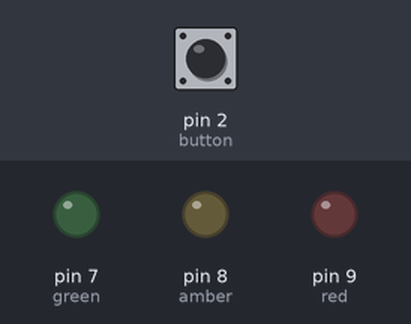
Bench run of a sketch on a simulated Arduino Uno, built with avr-gcc and run on an emulated ATmega328P. On the bench: output pins drawn as LEDs (lit = HIGH). The inputs (shaded band) are chosen by the test bench; at power-on: pin 2 (button) LOW.

Above: at 1.2 s.
1.3 s: pin 2 (button) pulled HIGH for 0.15 s
At 2.6 s:
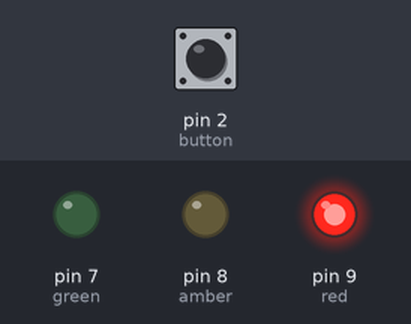
At 7.6 s:
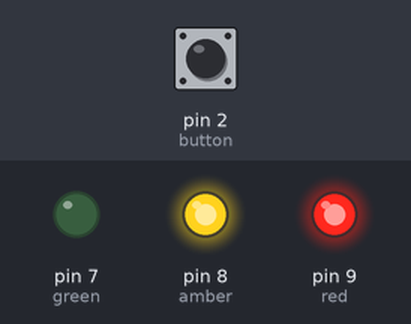
Timing chart, 0 to 14.8 s (numbered marks = the images above; inputs shaded):
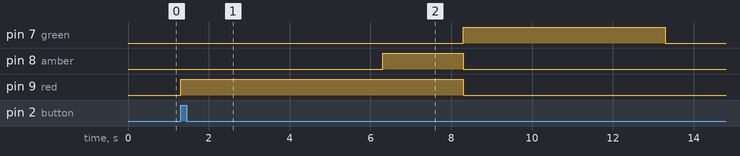

The sketch:

Arduino_Lights.ino
```cpp
int  red = 9;
int amber = 8;
int green = 7;
int button = 2;
int buttonValue = 0;


void setup() {
  // put your setup code here, to run once:
  pinMode(red, OUTPUT);
  pinMode(amber, OUTPUT);
  pinMode(green, OUTPUT);
  pinMode(button, INPUT);

}

void loop() {
  // put your main code here, to run repeatedly:
  buttonValue = digitalRead(button);
  if(buttonValue == HIGH){
    changeLights();
  }
}

void changeLights(){
  digitalWrite(red, HIGH);
  delay(5000);
  digitalWrite(amber, HIGH);
  delay(2000);
  digitalWrite(red, LOW);
  digitalWrite(amber, LOW);
  digitalWrite(green, HIGH);
  delay(5000);
  digitalWrite(green, LOW);
}
```

Measured:
- after the input at 1.3 s, pin 7 (green): LOW → HIGH after 7.0 s, → LOW 5.0 s later; pin 8 (amber): LOW → HIGH after 5.0 s, → LOW 2.0 s later; pin 9 (red): LOW → HIGH at once, → LOW 7.0 s later
